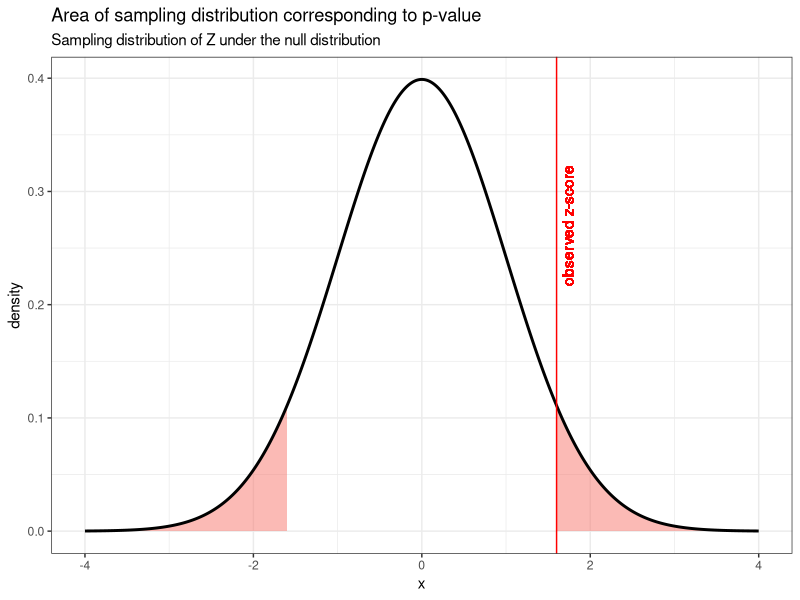

R code for this plot: (Note: this script raises an error after producing the figure.)
## ---- chunk 1
knitr::opts_chunk$set(echo = FALSE)

library(tidyverse)
theme_set(theme_bw())
## ---- chunk 2
z_score <- 1.6

tibble(x = seq(-4, 4, 0.005),
       density = dnorm(x),
       reject = if_else(abs(x) >= z_score, density, 0)) %>% 
  ggplot(aes(x = x, y = density)) +
  geom_ribbon(
    mapping = aes(x, ymin = 0, ymax = reject, fill = "red"),
    alpha = 0.5) +
  geom_line(size = 1) +
  geom_vline(xintercept = z_score, color = "red") +
  geom_text(
    aes(x = z_score, y = 0.27, label="\nobserved z-score"),
    angle = 90,
    color = "red") +
  labs(title = "Area of sampling distribution corresponding to p-value",
       subtitle = "Sampling distribution of Z under the null distribution") +
  theme(legend.position = "none")
## ---- chunk 3
knitr::include_graphics("significant.png")
